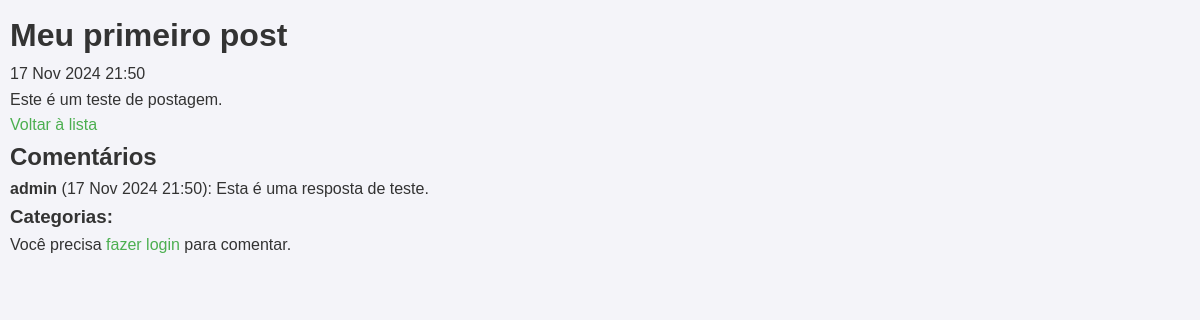
/post/1/, run on an earlier commit of the app's database.
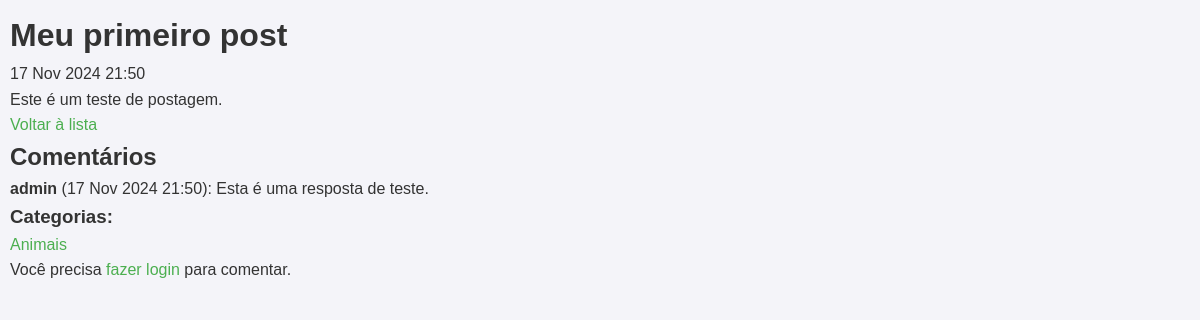
And on a later commit of the database.
### blog/models.py (models this page shows, shortened)
class Comment(models.Model):
    post = models.ForeignKey('Post', on_delete=models.CASCADE, related_name='comments')
    author = models.ForeignKey(User, on_delete=models.CASCADE)
    content = models.TextField()
    date_posted = models.DateTimeField(auto_now_add=True)

class Category(models.Model):
    name = models.CharField(max_length=100)
    description = models.TextField()

### blog/views.py (the view)
# urls.py: path('post/<int:pk>/', views.post_detail, name='post-detail'),
def post_detail(request, pk):
    post = get_object_or_404(Post, pk=pk)
    comments = post.comments.all().order_by('-date_posted')  # Busca os comentários
    categories = post.categories.all()
    if request.method == 'POST':  # Quando o formulário for enviado
        content = request.POST.get('content')
        Comment.objects.create(post=post, author=request.user, content=content)
        return redirect('post-detail', pk=post.id)
    return render(request, 'blog/post_detail.html', {'post': post, 'comments': comments, 'categories': categories})

### templates/blog/post_detail.html (shortened to what this page needs)
<!DOCTYPE html>
<html>
<head>
    {% load static %}
<link rel="stylesheet" href="{% static 'blog/styles.css' %}">
</head>
<body>
    <h1>{{ post.title }}</h1>
    <p>{{ post.date_posted|date:"d M Y H:i" }}</p>
    <div>
        {{ post.content|safe }}
    </div>
    <a href="{% url 'post-list' %}">Voltar à lista</a>
    <h2>Comentários</h2>
    <ul>
        {% for comment in comments %}
            <li>
                <strong>{{ comment.author }}</strong> ({{ comment.date_posted|date:"d M Y H:i" }}):
                {{ comment.content }}
            </li>
        {% endfor %}
    </ul>
    <h3>Categorias:</h3>
    <ul>
        {% for category in categories %}
            <li><a href="{% url 'category-posts' category.id %}">{{ category.name }}</a></li>
        {% endfor %}
    </ul>
        {% if user.is_authenticated %}
        <h3>Adicionar Comentário</h3>
        <form method="POST">
            {% csrf_token %}
            <textarea name="content" rows="4" placeholder="Escreva seu comentário aqui..."></textarea><br>
            <button type="submit">Postar</button>
        </form>
    {% else %}
        <p>Você precisa <a href="/admin/login/">fazer login</a> para comentar.</p>
    {% endif %}
</body>
</html>

What changed in the data, as far as the page shows it:
added Category: name "Animais"
